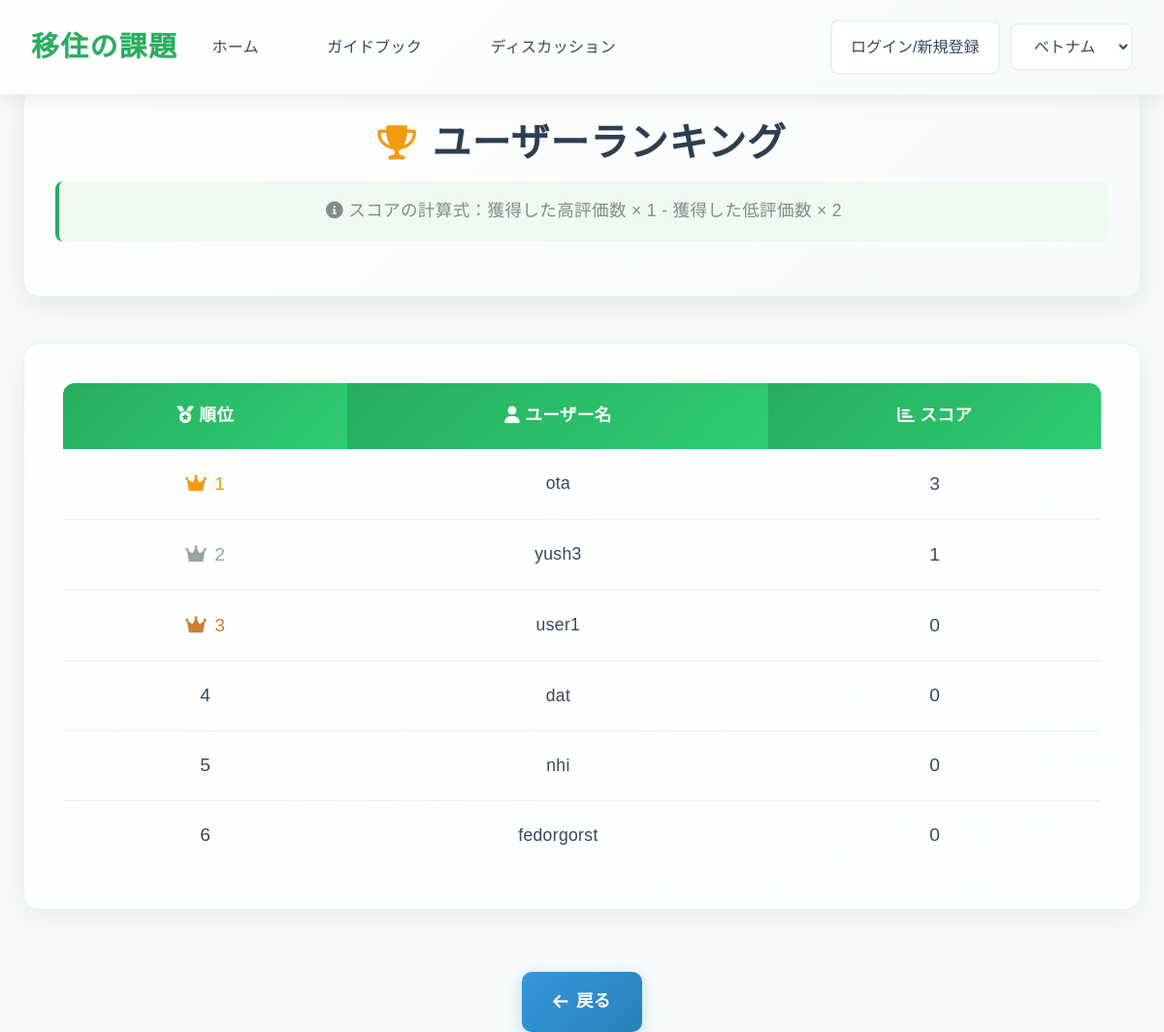
Page /discussions/ranking/ on the committed database.
### app1/models.py (models this page shows, shortened)
class UserName(models.Model):
    id=models.UUIDField(primary_key=True,default=uuid.uuid4,editable=False)
    user_name=models.CharField(max_length=50,verbose_name="ユーザ名")
    password=models.CharField(max_length=50,null=True,blank=True,verbose_name="パスワード")
    score=models.IntegerField(default=0,verbose_name="スコア")

### app1/views.py (the view)
class RankingView(View):
    def get(self,request):
        users = UserName.objects.all().order_by('-score')
        return render(request,"app1/ranking.html",{"users":users})

### templates/app1/ranking.html (shortened to what this page needs)
<!DOCTYPE html>
<html lang="ja">
<head>
    <link rel="stylesheet" href="https://cdnjs.cloudflare.com/ajax/libs/font-awesome/6.0.0-beta3/css/all.min.css">
    <link rel="stylesheet" href="https://cdn.jsdelivr.net/npm/bootstrap@4.1.3/dist/css/bootstrap.min.css">
    {% load static %}
    <link rel="stylesheet" href="{% static 'app1/css/ranking_style.css' %}">
</head>
<body>
    <header class="navbar">
        <div class="navbar-brand">移住の課題</div>
        <nav class="navbar-menu">
            <a href="{% url 'app1:index' %}" class="nav-item active" style="text-decoration: none;">ホーム</a>
            <a href="{% url 'app1:general' %}" class="nav-item" style="text-decoration: none;">ガイドブック</a>
            <a href="{% url 'app1:discussions' %}" class="nav-item" style="text-decoration: none;">ディスカッション</a>
        </nav>
        {% if request.user.is_authenticated %}
        <form action="{% url 'accounts:logout' %}" method="post" style="margin: 0 0 0 auto; margin-right: 10px;">
            {% csrf_token %}
            <button type="submit" id="country-select" class="country-select" style="background-color: white;">{{request.user}}からログアウト</button>
        </form>
        {% else %}
        <button onclick="location.href='/login'" id="country-select" class="country-select" style="margin: 0 0 0 auto; margin-right: 10px; background-color: white;" >ログイン/新規登録</button>
        {% endif %}
        <div class="navbar-actions">
            <select id="country-select" class="country-select">
                <option value="ベトナム">ベトナム</option>
            </select>
        </div>
    </header>
    <main class="container">
        <div class="ranking-header">
            <h1>
                <i class="fas fa-trophy"></i>
                ユーザーランキング
            </h1>
            <div class="ranking-description">
                <i class="fas fa-info-circle"></i>
                スコアの計算式：獲得した高評価数 × 1 - 獲得した低評価数 × 2
            </div>
        </div>
        <div class="ranking-table-container">
            <table class="ranking-table">
                <thead>
                    <tr>
                        <th scope="col"><i class="fas fa-medal"></i> 順位</th>
                        <th scope="col"><i class="fas fa-user"></i> ユーザー名</th>
                        <th scope="col"><i class="fas fa-chart-bar"></i> スコア</th>
                    </tr>
                </thead>
                <tbody>
                    {% for user in users %}
                    <tr>
                        <td class="rank-position {% if forloop.counter == 1 %}first{% elif forloop.counter == 2 %}second{% elif forloop.counter == 3 %}third{% endif %}">{{forloop.counter}}</td>
                        <td class="user-name">{{user.user_name}}</td>
                        <td class="user-score {% if user.score > 0 %}positive-score{% elif user.score < 0 %}negative-score{% else %}zero-score{% endif %}">{{user.score}}</td>
                    </tr>
                    {% endfor %}
                </tbody>
            </table>
        </div>
        <div class="back-button-container">
            <button onclick="location.href='/discussions'" class="back-button">
                <i class="fas fa-arrow-left"></i>
                戻る
            </button>
        </div>
    </main>
</body>
</html>

### app1/static/app1/css/ranking_style.css (style rules this page uses)
body { font-family: 'Noto Sans JP', 'Hiragino Kaku Gothic ProN', 'Hiragino Sans', Meiryo, sans-serif; margin: 0; padding: 0; background-color: #f8fafa; color: #2c3e50; line-height: 1.7; font-size: 16px; letter-spacing: 0.02em; }
.container { padding-top: 90px; padding-left: 1.5rem; padding-right: 1.5rem; max-width: 1400px; margin: 0 auto; }
.navbar { display: flex; justify-content: space-between; align-items: center; background: linear-gradient(135deg, #ffffff 0%, #f8fafa 100%); padding: 1.2rem 2rem; box-shadow: 0 4px 20px rgba(0, 0, 0, 0.08); position: fixed; width: 100%; top: 0; left: 0; z-index: 1000; border-bottom: 1px solid #e8f5e8; }
.navbar-brand { font-weight: 700; font-size: 1.8rem; color: #27ae60; letter-spacing: 0.05em; text-shadow: 0 1px 2px rgba(0, 0, 0, 0.1); }
.navbar-menu { display: flex; gap: 2rem; }
.nav-item { text-decoration: none; color: #34495e; font-weight: 500; padding: 0.8rem 1.2rem; border-radius: 8px; transition: all 0.3s ease; letter-spacing: 0.02em; }
.navbar-actions { display: flex; align-items: center; gap: 1rem; }
.country-select { padding: 0.8rem 1.2rem; border-radius: 8px; border: 2px solid #e8f5e8; font-size: 1rem; background-color: #ffffff; color: #34495e; transition: all 0.3s ease; font-weight: 500; }
.ranking-header { text-align: center; margin-bottom: 3rem; padding: 2rem; background: linear-gradient(135deg, #ffffff 0%, #f8fafa 100%); border-radius: 16px; box-shadow: 0 8px 32px rgba(0, 0, 0, 0.08); border: 1px solid #e8f5e8; }
.ranking-header h1 { font-size: 2.5rem; color: #2c3e50; font-weight: 700; margin-bottom: 1rem; letter-spacing: 0.02em; display: flex; align-items: center; justify-content: center; gap: 1rem; }
.ranking-header h1 i { color: #f39c12; font-size: 2.2rem; }
.ranking-description { font-size: 1.1rem; color: #7f8c8d; margin-bottom: 1.5rem; padding: 1rem 2rem; background-color: #f0f9f0; border-radius: 8px; border-left: 4px solid #27ae60; }
.ranking-table-container { background: linear-gradient(135deg, #ffffff 0%, #fcfefe 100%); border-radius: 16px; padding: 2.5rem; box-shadow: 0 8px 32px rgba(0, 0, 0, 0.06); border: 1px solid #e8f5e8; margin-bottom: 2rem; }
.ranking-table { width: 100%; border-collapse: collapse; font-size: 1rem; }
.ranking-table thead th { background: linear-gradient(135deg, #27ae60 0%, #2ecc71 100%); color: white; padding: 1.2rem 1.5rem; text-align: center; font-weight: 600; font-size: 1.1rem; letter-spacing: 0.02em; border: none; }
.ranking-table thead th:first-child { border-top-left-radius: 12px; }
.ranking-table thead th:last-child { border-top-right-radius: 12px; }
.ranking-table tbody tr { transition: all 0.3s ease; border-bottom: 1px solid #ecf0f1; }
.ranking-table tbody tr:last-child { border-bottom: none; }
.ranking-table td { padding: 1.2rem 1.5rem; text-align: center; color: #34495e; font-weight: 500; border: none; }
.rank-position { font-weight: 700; font-size: 1.2rem; position: relative; }
.rank-position.first { color: #f39c12; }
.rank-position.second { color: #95a5a6; }
.rank-position.third { color: #cd7f32; }
.rank-position.first::before { content: "\f521"; font-family: "Font Awesome 6 Free"; font-weight: 900; margin-right: 0.5rem; color: #f39c12; }
.rank-position.second::before { content: "\f521"; font-family: "Font Awesome 6 Free"; font-weight: 900; margin-right: 0.5rem; color: #95a5a6; }
.rank-position.third::before { content: "\f521"; font-family: "Font Awesome 6 Free"; font-weight: 900; margin-right: 0.5rem; color: #cd7f32; }
.user-name { font-weight: 600; font-size: 1.1rem; color: #2c3e50; }
.user-score { font-weight: 700; font-size: 1.2rem; color: #27ae60; }
.positive-score { color: #27ae60; }
.zero-score { color: #7f8c8d; }
.back-button { display: inline-flex; align-items: center; background: linear-gradient(135deg, #3498db 0%, #2980b9 100%); color: #fff; padding: 1rem 2rem; border-radius: 10px; text-decoration: none; font-weight: 600; font-size: 1.1rem; letter-spacing: 0.02em; transition: all 0.3s ease; box-shadow: 0 4px 16px rgba(52, 152, 219, 0.3); border: none; cursor: pointer; margin-top: 2rem; }
.back-button i { margin-right: 0.5rem; }
.back-button-container { text-align: center; }

### rows in the picture
UserName: user_name "ota", score "3"
UserName: user_name "yush3", score "1"
UserName: user_name "user1", score "0"
UserName: user_name "dat", score "0"
UserName: user_name "nhi", score "0"
UserName: user_name "fedorgorst", score "0"
